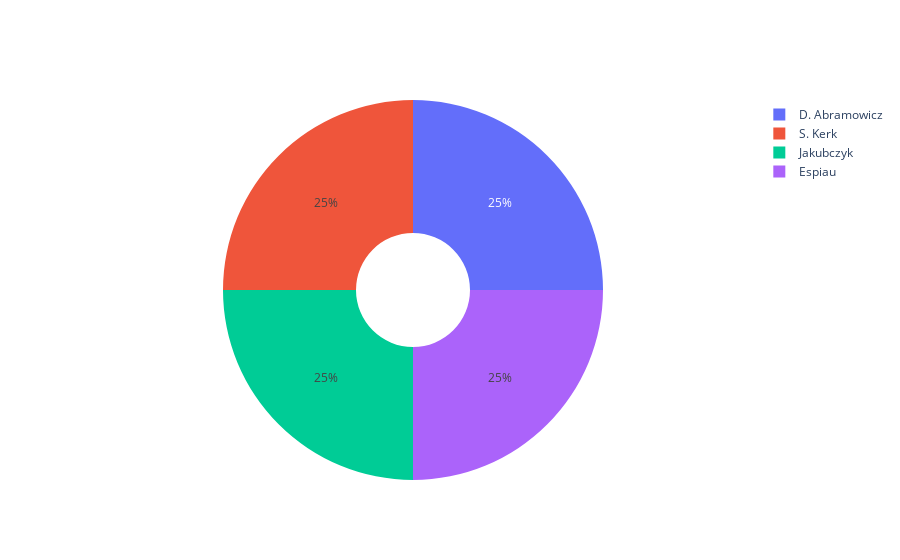

Notebook source saved alongside this figure:
### Code cell
values = data['Player'].value_counts()

fig = go.Figure(data=[go.Pie(labels=data.Player, values=values, hole=0.3)])
fig.show()
fig.write_html('Scored Goals by Player.html')

### Figure 1 — Plotly figure (JSON) as saved in the notebook; plotly's stock layout.template omitted (floating-point values rounded to 4 significant figures)
{"data": [{"hole": 0.3, "labels": ["D. Abramowicz", "S. Kerk", "Jakubczyk", "Espiau"], "type": "pie", "values": [1, 1, 1, 1]}], "layout": {}}
